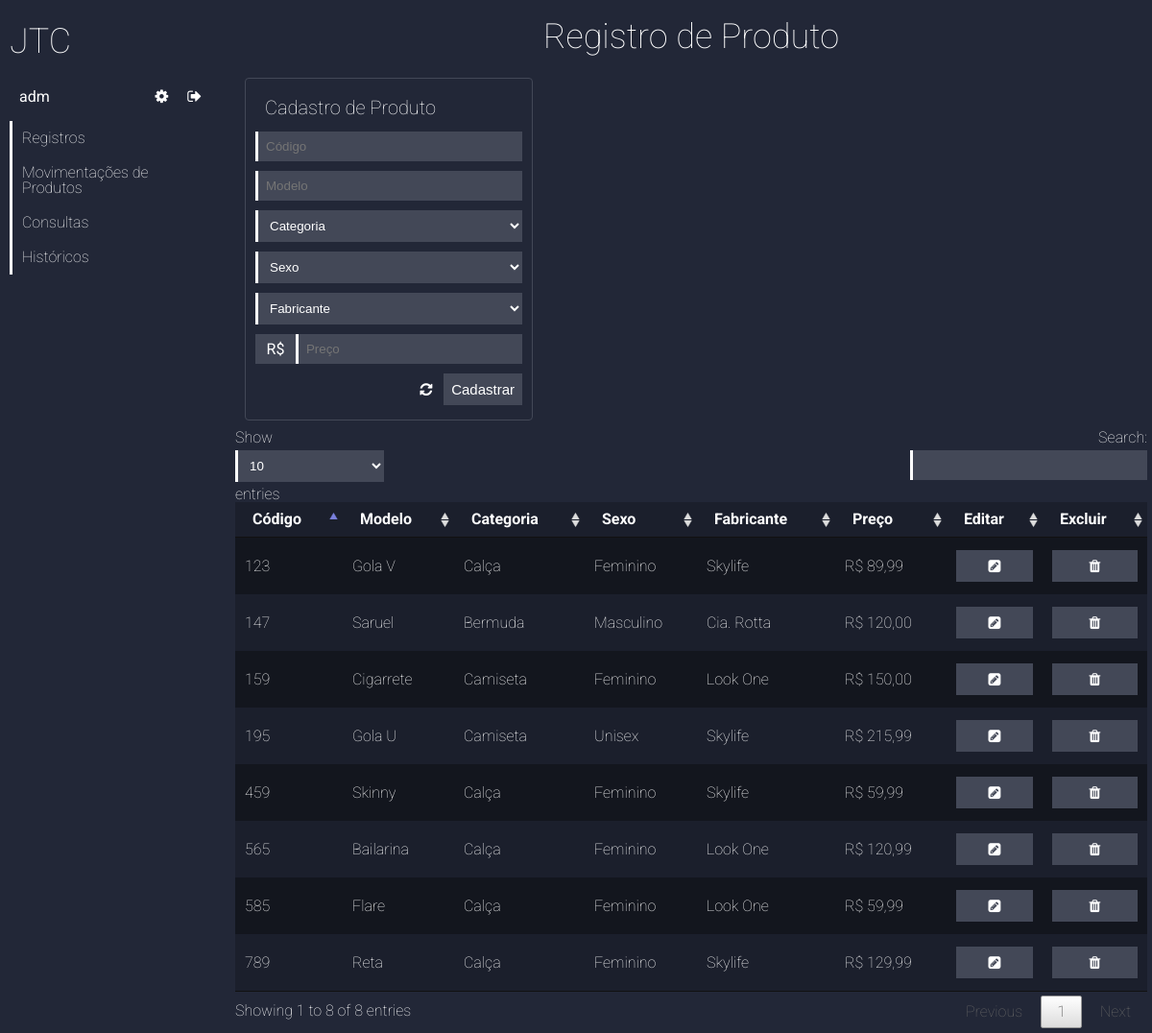
/system/admin/jtc_main_admin.php?folder=product/&file=jtc_fminsupd_product&ext=php (signed in), run on the app's committed database.
### tables this page shows
CREATE TABLE `products` (
  `id` int(3) UNSIGNED ZEROFILL NOT NULL COMMENT 'Identificador único de produto.',
  `categories_id` tinyint(2) UNSIGNED ZEROFILL NOT NULL COMMENT 'Categoria de produto.',
  `manufacturers_id` tinyint(2) UNSIGNED ZEROFILL NOT NULL COMMENT 'Identificador de fabricante.',
  `code` int(3) NOT NULL COMMENT 'Código de produto.',
  `model` varchar(45) NOT NULL COMMENT 'Modelo de produto.',
  `sex` tinyint(1) NOT NULL COMMENT 'Sexo do produto.',
  `price` decimal(5,2) UNSIGNED NOT NULL COMMENT 'Preço de produto.'
);

CREATE TABLE `categories` (
  `id` tinyint(2) UNSIGNED ZEROFILL NOT NULL COMMENT 'Identificador único de categorias.',
  `category` varchar(45) NOT NULL COMMENT 'Tabela destinada a registrar as categorias do produtos.'
);

CREATE TABLE `manufacturers` (
  `id` tinyint(2) UNSIGNED ZEROFILL NOT NULL COMMENT 'Identificador único de fabricante.',
  `name` varchar(45) NOT NULL COMMENT 'Nome fantasia de fabricante.',
  `phone` bigint(20) UNSIGNED NOT NULL COMMENT 'Telefone de contato de fabricante.',
  `email` varchar(100) NOT NULL COMMENT 'E-mail de contato de fabricante.',
  `cnpj` bigint(18) UNSIGNED ZEROFILL NOT NULL COMMENT 'CNPJ de fabricante.'
);

### system/admin/product/jtc_fminsupd_product.php (the view, shortened to what this page needs)
<h1 id="title-page">Registro de Produto</h1>
<div class="small_form">
  <?php
    if(isset($_GET['updid'])){
      ?>
        <h3>Alteração de Produto</h3>
      <?php
    }else{
      ?>
        <h3>Cadastro de Produto</h3>
      <?php
    }
  ?>
    <?php
    if(isset($_GET['updid'])){
      $sql_sel_product = "SELECT * FROM products WHERE id = '".$_GET["updid"]."'";
      $sql_sel_product_prepare = $dbconnection->prepare($sql_sel_product);
      $sql_sel_product_prepare->execute();
      $sql_sel_product_data = $sql_sel_product_prepare->fetch();
   ?>
   <form name="upd_product" method="post" action="?folder=product/&file=jtc_upd_product&ext=php">
     <input type="hidden" name="id"  value="<?php echo $sql_sel_product_data["id"];?>">
     <input type="text" name="codigo"  value="<?php echo $sql_sel_product_data["code"];?>">
     <input type="text" name="modelo" value="<?php echo $sql_sel_product_data["model"];?>">
     <select name="categoria">
       <option value="" hidden></option>
       <?php
        $sql_sel_categories = "SELECT * FROM categories";
        $sql_sel_categories_prepare = $dbconnection->prepare($sql_sel_categories);
        $sql_sel_categories_prepare->execute();
        while($sql_sel_categories_data = $sql_sel_categories_prepare->fetch()){
          if($sql_sel_categories_data["id"] == $sql_sel_product_data["categories_id"]){
        ?>
          <option selected=""  value="<?php echo $sql_sel_categories_data["id"]?>"><?php echo $sql_sel_categories_data["category"]?></option>
        <?php
          }else{
        ?>
          <option value="<?php echo $sql_sel_categories_data["id"]?>"><?php echo $sql_sel_categories_data["category"]?></option>
        <?php
          }
        }
        ?>
     </select>
     <select name="sexo">
      <?php
        $sex = array(
          0 => "Feminino",
          1 => "Masculino",
          2 => "Unissex"
        );
        for ($c=0; $c < 3; $c++) {
          if($c == $sql_sel_product_data["sex"]){
          ?>
            <option selected="" value="<?php echo $c;?>"><?php echo $sex[$c];?></option>
          <?php
        }else{
          ?>
            <option value="<?php echo $c;?>"><?php echo $sex[$c];?></option>
          <?php
        }
      }
      ?>
     </select>
     <select name="fabricante">
       <option value="" hidden></option>
       <?php
         $sql_sel_manufacturers = "SELECT * FROM manufacturers ";
         $sql_sel_manufacturers_prepare = $dbconnection->prepare($sql_sel_manufacturers);
         $sql_sel_manufacturers_prepare->execute();
         while ($sql_sel_manufacturers_data = $sql_sel_manufacturers_prepare->fetch()){
           if($sql_sel_manufacturers_data["id"] == $sql_sel_product_data["manufacturers_id"]){
         ?>
           <option selected=""  value="<?php echo $sql_sel_manufacturers_data["id"]?>"><?php echo $sql_sel_manufacturers_data["name"]?></option>
         <?php
           }else{
         ?>
           <option value="<?php echo $sql_sel_manufacturers_data["id"]?>"><?php echo $sql_sel_manufacturers_data["name"]?></option>
         <?php
           }
         }
         ?>
     </select>
     <div class="label_input">
       <label><p>R$</p></label>
      <input type="text" name="preco" value="<?php echo number_format($sql_sel_product_data["price"],2,',','.');?>">
     </div>
     <div class="buttons">
       <button type="button"><a href="?folder=product/&file=jtc_fminsupd_product&ext=php">Cancelar</a></button>
       <button type="reset"><i class="fa fa-refresh" aria-hidden="true"></i></button>
       <button type="submit">Alterar</button>
     </div>
   </form>
  <?php
    }else{
  ?>
  <form name="cad_prod" onsubmit="#" method="post" action="?folder=product/&file=jtc_ins_product&ext=php">
    <input type="text" name="codigo" placeholder="Código">
    <input type="text" name="modelo" placeholder="Modelo">
    <select name="categoria">
      <option value="" hidden>Categoria</option>
      <?php
        $sql_sel_categories = "SELECT * FROM categories ";
        $sql_sel_categories_prepare = $dbconnection->prepare($sql_sel_categories);
        $sql_sel_categories_prepare->execute();
      ?>
    </select>
    <select name="sexo">
      <option value="" hidden>Sexo</option>
    </select>
    <select name="fabricante">
      <option value="" hidden>Fabricante</option>
      <?php
        $sql_sel_manufacturers = "SELECT * FROM manufacturers ";
        $sql_sel_manufacturers_prepare = $dbconnection->prepare($sql_sel_manufacturers);
        $sql_sel_manufacturers_prepare->execute();
      ?>
    </select>
    <div class="label_input">
      <label><p>R$</p></label>
      <input type="text" name="preco" placeholder="Preço">
    </div>
    <div class="buttons">
    <button type="reset"><i class="fa fa-refresh" aria-hidden="true"></i></button>
      <button type="submit">Cadastrar</button>
    </div>
  </form>
  <?php
    }
  ?>
</div>
<?php
  $sql_sel_product = "SELECT products.code, products.id, products.categories_id, products.manufacturers_id, products.model, products.sex, products.price, manufacturers.name AS manufacturers, categories.category AS category FROM products INNER JOIN categories ON products.categories_id = categories.id INNER JOIN manufacturers ON products.manufacturers_id = manufacturers.id";
  $sql_sel_product_prepare = $dbconnection->prepare($sql_sel_product);
  $sql_sel_product_prepare->execute();
?>
<table class="table_datatable">
  <thead>
    <tr>
      <td>Código</td>
      <td>Modelo</td>
      <td>Categoria</td>
      <td>Sexo</td>
      <td>Fabricante</td>
      <td>Preço</td>
      <td>Editar</td>
      <td>Excluir</td>
    </tr>
  </thead>
  <tbody>
    <?php
      if($sql_sel_product_prepare->rowCount()>0){
        while($sql_sel_product_data = $sql_sel_product_prepare->fetch()){
    ?>
    <tr>
      <td><?php echo $sql_sel_product_data['code']?></td>
      <td><?php echo $sql_sel_product_data['model']?></td>
      <td><?php echo $sql_sel_product_data['category']?></td>
      <td>
        <?php
        if($sql_sel_product_data['sex']==0){
          echo "Feminino";
        }else if($sql_sel_product_data['sex']==1){
          echo "Masculino";
        }else{
          echo "Unisex";
        }
        ?>
      </td>
      <td><?php echo $sql_sel_product_data['manufacturers']?></td>
      <td>R$ <?php echo number_format($sql_sel_product_data['price'],2,',','.');?></td>
      <td><button><a href="?folder=product/&file=jtc_fminsupd_product&ext=php&updid=<?php echo $sql_sel_product_data["id"];?>"><i class="fa fa-pencil-square" aria-hidden="true"></i></a></button></td>
      <td><button onclick="confirm_delete('?folder=product/&file=jtc_del_product&ext=php&delid=<?php echo $sql_sel_product_data["id"];?>',' Produto','<?php echo $sql_sel_product_data["model"];?>')"><i class="fa fa-trash" aria-hidden="true"></i></button></td>
    </tr>
    <?php
      }
        }
    ?>
  </tbody>
</table>

### system/admin/jtc_main_admin.php (shortened to what this page needs)
<!DOCTYPE html>
<html>
  <head>
    <link rel="stylesheet" href="../../layout/css/jtc_reset_css.css">
    <link rel="stylesheet" href="../../layout/css/jtc_main_css.css">
    <link rel="stylesheet" href="../../layout/css/datatables.css">
    <link rel="stylesheet" href="../../addons/css/font-awesome-4.6.3/css/font-awesome.min.css">
  </head>
  <body>
    <main id="content">
      <nav id="nav">
        <a href="jtc_main_admin.php"><h4>JTC</h4></a>
        <div id="user">
          <span><?php echo $_SESSION["username"];?></span>
          <a href="?folder=admin/&file=jtc_fminsupd_admin&ext=php&updid=<?php echo $_SESSION["id"];?>"><i class="fa fa-cog" aria-hidden="true"></i></a>
          <a href="../../security/authentication/jtc_logout_authentication.php"><i class="fa fa-sign-out" aria-hidden="true"></i></a>
        </div>
        <div id="accordion">
          <a class="tab">Registros</a>
          <a class="tab">Movimentações de Produtos</a>
          <a class="tab">Consultas</a>
          <a class="tab">Históricos</a>
        </div>
      </nav>
      <article id="article">
        <?php
        if(isset($_GET['folder'])&&isset($_GET['file'])&&isset($_GET['ext'])){
          if(!include $_GET['folder'].$_GET['file'].".".$_GET['ext']){
            echo "<h1>Página não encontrada</h1>";
          }
        }else{
          include "jtc_info_admin.php";
        }
        ?>
      </article>
    </main>
  </body>
</html>

### layout/css/jtc_main_css.css (style rules this page uses)
body { background: #222737; font-family: 'Roboto'; font-weight: 100; color: #fff; }
h4 { margin-top: 15px; margin-bottom: 15px; font-size: 36px; }
#content { display: flex; position: relative; width: 100%; margin: 0px auto; min-height: 100vh; box-sizing: border-box; justify-content: center;; }
#nav { position: relative; width: 300px; min-height: 100vh; box-sizing: border-box; padding: 10px; }
#nav #accordion a { display: inline-block; padding: 10px; width: 100%; border-radius: 4px; box-sizing: border-box; }
#user { display: flex; padding: 10px; font-weight: 400; height: 30px; align-items: stretch; line-height: 30px; }
#user span { flex-grow: 5; }
#user a { padding-left: 10px; padding-right: 10px; }
.tab { border-left: 3px solid #fff; border-top-left-radius: 0px!important; border-bottom-left-radius: 0px!important; }
#article { position: relative; width: 100%; min-height: 100vh; max-width: 1000px; box-sizing: border-box; padding: 5px; }
#title-page { text-align: center; font-size: 36px; padding: 15px; }
@media screen and (max-width: 1200px) { #content { width: 100%; } }
input[type=text], input[type=password], select, input[type=search] { width: 100%; padding: 8px; border: none; background: rgb(67, 72, 87); color: #fff; margin-top: 5px; margin-bottom: 5px; box-sizing: border-box; border-left: 3px solid #fff; }
.label_input { display: flex; }
.label_input label { background: rgb(67, 72, 87); width:50px; display: flex; justify-content: center; align-items: center; font-weight: 400; margin-top: 5px; margin-bottom: 5px; }
button a { width: 100%; height: 100%; display: block; }
button { position: relative; padding: 8px; color: #fff; background: none; background: none; font-size: 15px; width: 100%; border: none; margin-top: 5px; margin-bottom: 5px; background: rgb(67, 72, 87); }
.small_form, .big_form { position: relative; width: 300px; padding: 10px; border: 1px solid rgb(67, 72, 87); border-radius: 4px; margin: 10px; float: left; box-sizing: border-box; }
.small_form h3, .big_form h3 { font-size: 20px !important; padding: 10px; }
.buttons { text-align: right; }
.buttons button { width: auto !important; }
.buttons button[type=reset] { background: none; }
table { border-collapse: collapse; width: 80%; }
thead { font-weight: bold; }
th, td { padding: 10px; background: rgba(0,0,0,0.2) }
tbody tr { border-top: 1px solid #000; border-bottom: 1px solid #000; }
.odd { background: rgba(0,0,0,0.3); }

### layout/css/datatables.css (style rules this page uses)
table.dataTable { width: 100%; margin: 0 auto; clear: both; border-collapse: separate; border-spacing: 0; }
table.dataTable thead th, table.dataTable thead td { padding: 10px 18px; border-bottom: 1px solid #111; }
table.dataTable thead .sorting, table.dataTable thead .sorting_asc, table.dataTable thead .sorting_desc { cursor: pointer; *cursor: hand; }
table.dataTable thead .sorting, table.dataTable thead .sorting_asc, table.dataTable thead .sorting_desc, table.dataTable thead .sorting_asc_disabled, table.dataTable thead .sorting_desc_disabled { background-repeat: no-repeat; background-position: center right; }
table.dataTable thead .sorting { background-image: url("../../addons/js/datatables/DataTables-1.10.12/images/sort_both.png"); }
table.dataTable thead .sorting_asc { background-image: url("../../addons/js/datatables/DataTables-1.10.12/images/sort_asc.png"); }
table.dataTable tbody tr { background-color: none; }
table.dataTable tbody th, table.dataTable tbody td { padding: 8px 10px; }
table.dataTable.no-footer { border-bottom: 1px solid #111; }
table.dataTable, table.dataTable th, table.dataTable td { -webkit-box-sizing: content-box; box-sizing: content-box; }

### data on the page
products: code "147", model "Saruel", categories.category "Bermuda", sex "Masculino", manufacturers.name "Cia. Rotta", price "120,00"
products: code "159", model "Cigarrete", categories.category "Camiseta", sex "Feminino", manufacturers.name "Look One", price "150,00"
products: code "565", model "Bailarina", categories.category "Calça", sex "Feminino", manufacturers.name "Look One", price "120,99"
products: code "585", model "Flare", categories.category "Calça", sex "Feminino", manufacturers.name "Look One", price "59,99"
products: code "123", model "Gola V", categories.category "Calça", sex "Feminino", manufacturers.name "Skylife", price "89,99"
products: code "195", model "Gola U", categories.category "Camiseta", sex "Unisex", manufacturers.name "Skylife", price "215,99"
products: code "459", model "Skinny", categories.category "Calça", sex "Feminino", manufacturers.name "Skylife", price "59,99"
products: code "789", model "Reta", categories.category "Calça", sex "Feminino", manufacturers.name "Skylife", price "129,99"

### other printed values
$_SESSION["username"] "adm"
